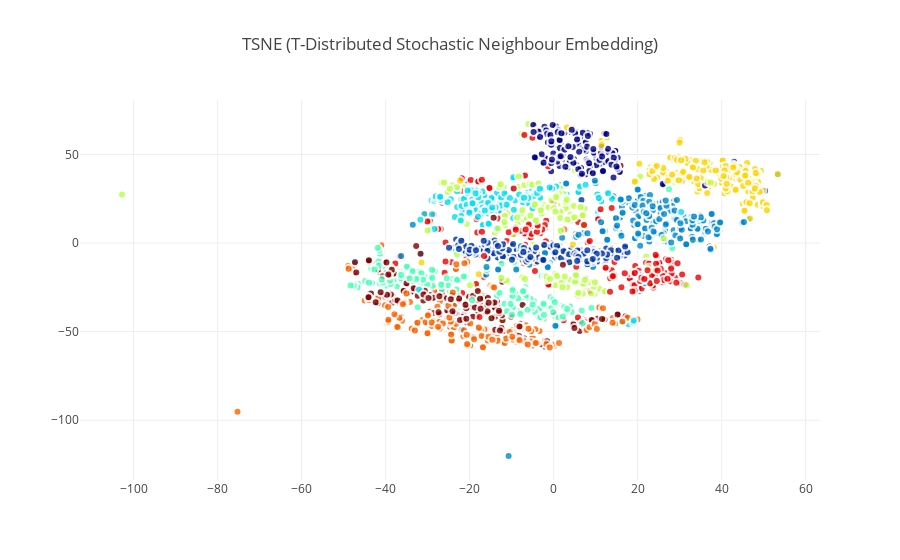

The notebook cell saved with this chart:
### Markdown cell above
Having invoked the t-SNE algorithm by simply calling *TSNE()* we fit the digit data to the model and reduce its dimensions with *fit_transform*. Finally let's plot the first two components in the new feature space in a scatter plot

### Code cell
traceTSNE = go.Scatter(
    x = tsne_results[:,0],
    y = tsne_results[:,1],
    name = Target,
     hoveron = Target,
    mode = 'markers',
    text = Target,
    showlegend = True,
    marker = dict(
        size = 8,
        color = Target,
        colorscale ='Jet',
        showscale = False,
        line = dict(
            width = 2,
            color = 'rgb(255, 255, 255)'
        ),
        opacity = 0.8
    )
)
data = [traceTSNE]

layout = dict(title = 'TSNE (T-Distributed Stochastic Neighbour Embedding)',
              hovermode= 'closest',
              yaxis = dict(zeroline = False),
              xaxis = dict(zeroline = False),
              showlegend= False,

             )

fig = dict(data=data, layout=layout)
py.iplot(fig, filename='styled-scatter')

### Figure 1 — Plotly figure (JSON) as saved in the notebook; plotly's stock layout.template omitted (floating-point values rounded to 4 significant figures; data arrays with more than 128 entries replaced by an {"elided": "..."} marker saying what was removed)
{"data": [{"hoveron": {"elided": "2000 int values"}, "marker": {"color": {"elided": "2000 int values"}, "colorscale": "Jet", "line": {"color": "rgb(255, 255, 255)", "width": 2}, "opacity": 0.8, "showscale": false, "size": 8}, "mode": "markers", "name": {"elided": "2000 int values"}, "showlegend": true, "text": {"elided": "2000 int values"}, "type": "scatter", "x": {"elided": "2000 float values"}, "y": {"elided": "2000 float values"}}], "layout": {"hovermode": "closest", "showlegend": false, "title": "TSNE (T-Distributed Stochastic Neighbour Embedding)", "xaxis": {"zeroline": false}, "yaxis": {"zeroline": false}}}
